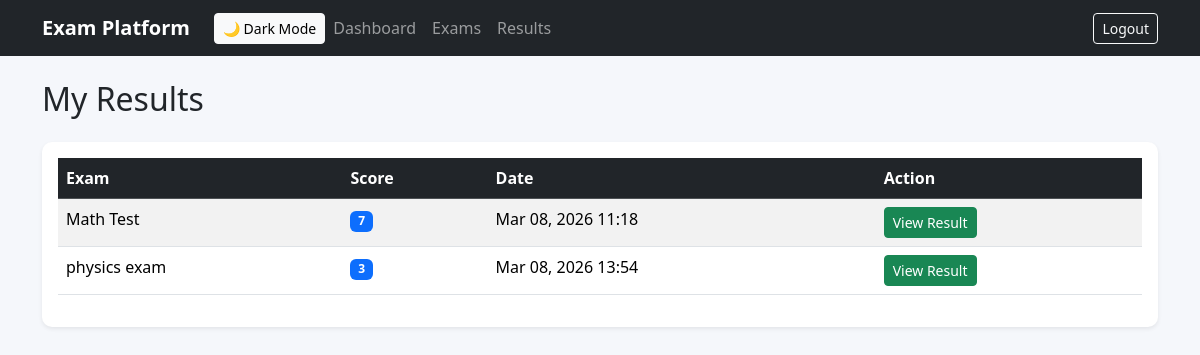
Before: /results/ (signed in) with the older database file.
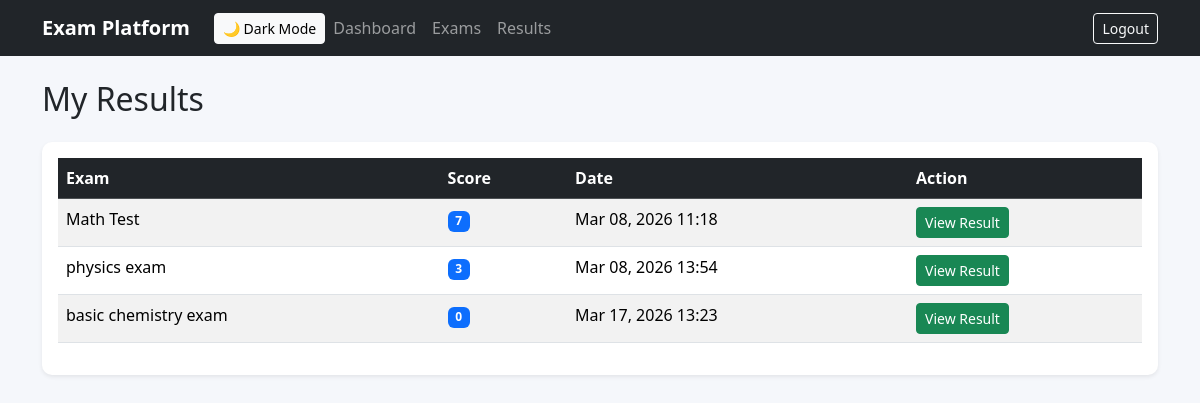
After: the same page with the newer database file.
### core/models.py (models this page shows, shortened)
class Submission(models.Model):
    student = models.ForeignKey(
        User,
        on_delete=models.CASCADE,
        limit_choices_to={'role': 'STUDENT'}
    )
    exam = models.ForeignKey(Exam, on_delete=models.CASCADE)
    start_time = models.DateTimeField(auto_now_add=True)
    submitted_at = models.DateTimeField(null=True, blank=True)
    total_score = models.IntegerField(default=0)
    is_submitted = models.BooleanField(default=False)

class Exam(models.Model):
    title = models.CharField(max_length=255)
    description = models.TextField(blank=True)
    instructor = models.ForeignKey(
        User,
        on_delete=models.CASCADE,
        limit_choices_to={'role': 'INSTRUCTOR'}
    )
    duration_minutes = models.IntegerField()
    start_time = models.DateTimeField(null=True, blank=True)
    end_time = models.DateTimeField(null=True, blank=True)
    created_at = models.DateTimeField(auto_now_add=True)

### core/views.py (the view)
# urls.py: path("results/", views.my_results, name="my_results"),
@login_required
def my_results(request):
    submissions = Submission.objects.filter(
        student=request.user,
        submitted_at__isnull=False   # ✅ only completed
    )
    return render(request, "core/my_results.html", {
        "submissions": submissions
    })

### core/templates/core/my_results.html
{% extends "core/base.html" %}
{% block content %}
<h2 class="mb-4">My Results</h2>
<div class="card shadow-sm p-3">
<table class="table table-striped">
<thead class="table-dark">
<tr>
<th>Exam</th>
<th>Score</th>
<th>Date</th>
<th>Action</th>
</tr>
</thead>
<tbody>
{% for submission in submissions %}
<tr>
<td>{{ submission.exam.title }}</td>
<td>
<span class="badge bg-primary">
{{ submission.total_score }}
</span>
</td>
<td>
{% if submission.submitted_at %}
{{ submission.submitted_at|date:"M d, Y H:i" }}
{% else %}
<span class="text-muted">Not submitted</span>
{% endif %}
</td>
<td>
<a href="{% url 'exam_result' submission.id %}" class="btn btn-sm btn-success">
View Result
</a>
</td>
</tr>
{% empty %}
<tr>
<td colspan="4" class="text-center">No exams attempted yet.</td>
</tr>
{% endfor %}
</tbody>
</table>
</div>
{% endblock %}

Changed rows visible on the page:
added Submission: exam "basic chemistry exam", total_score "0", submitted_at "Mar 17, 2026 13:23"
